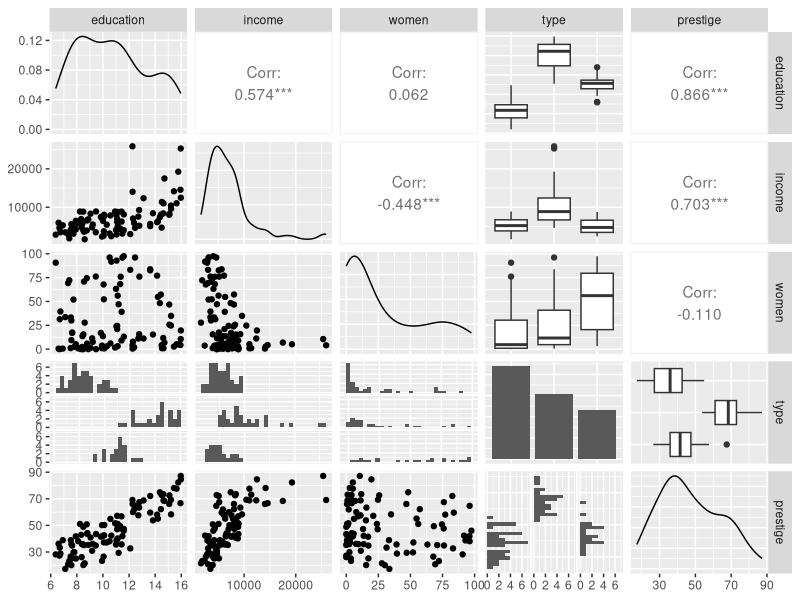
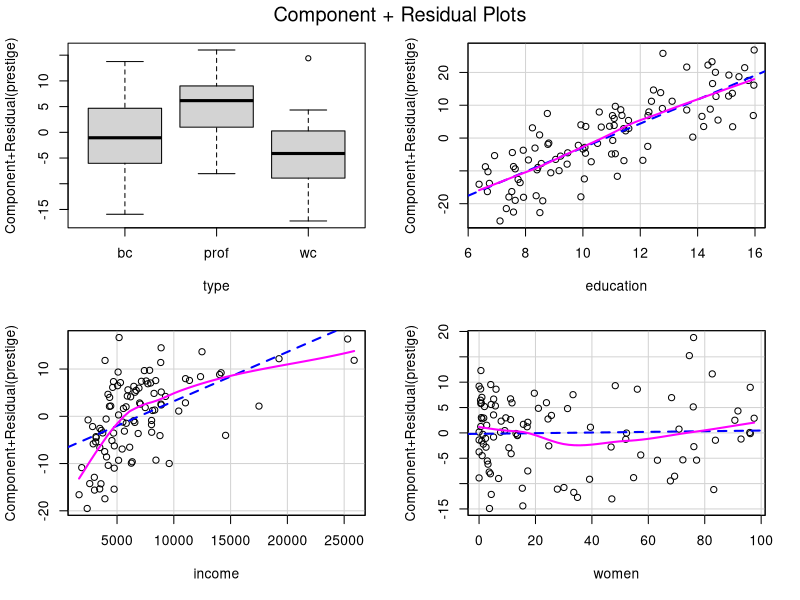
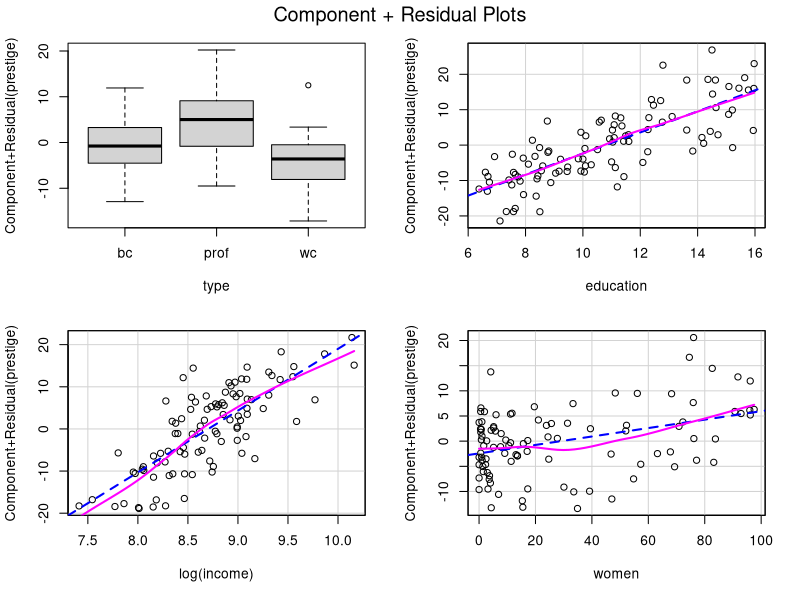
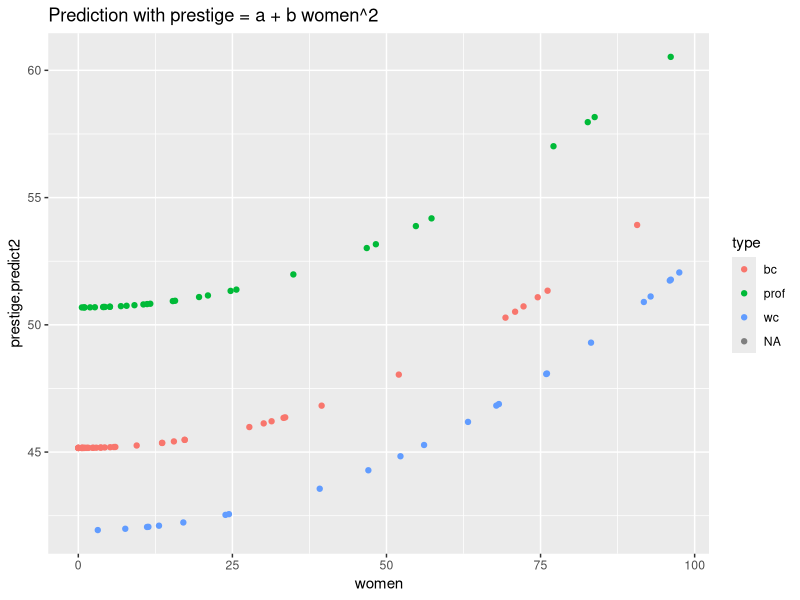
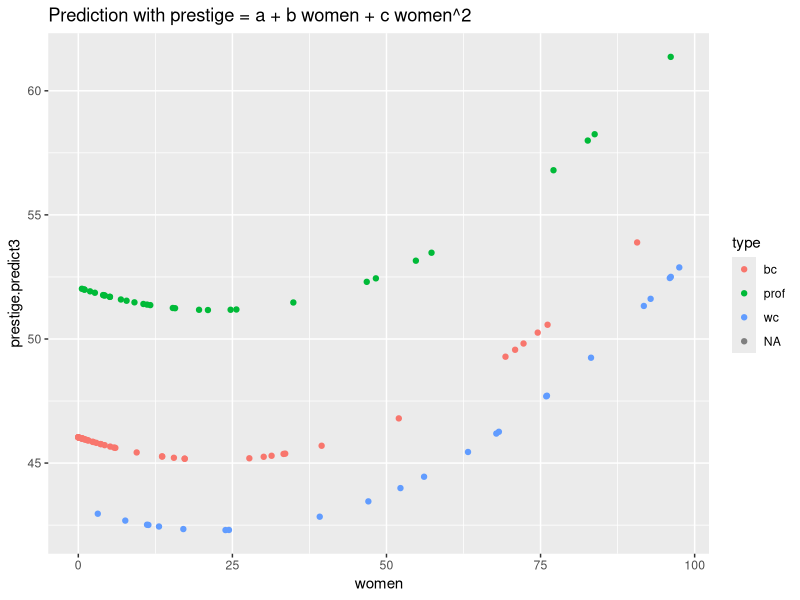
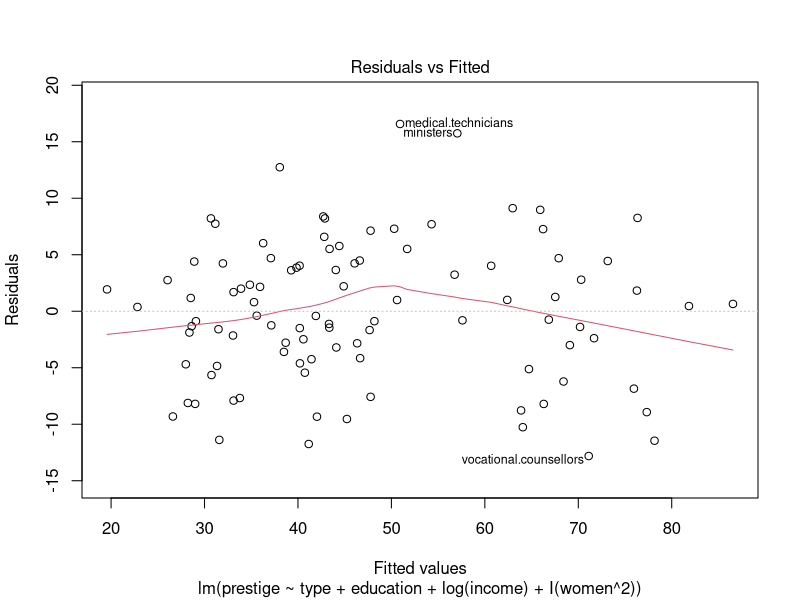
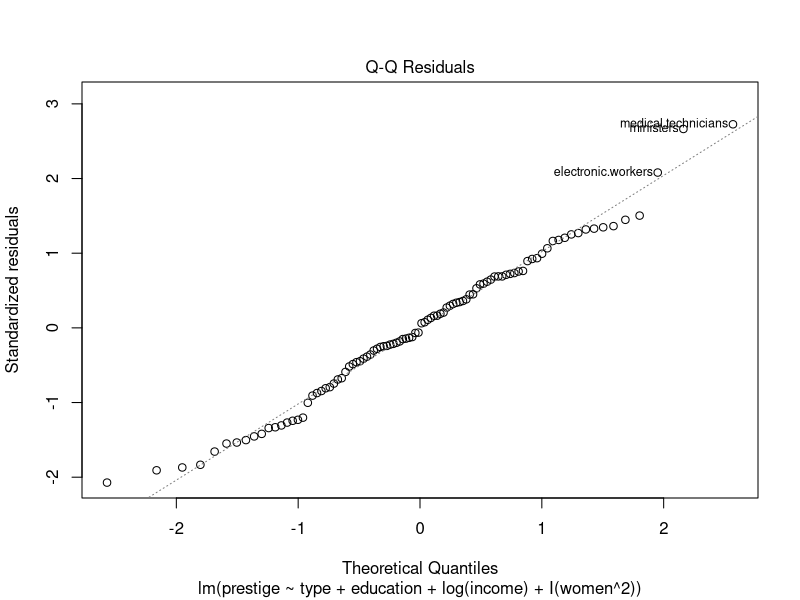
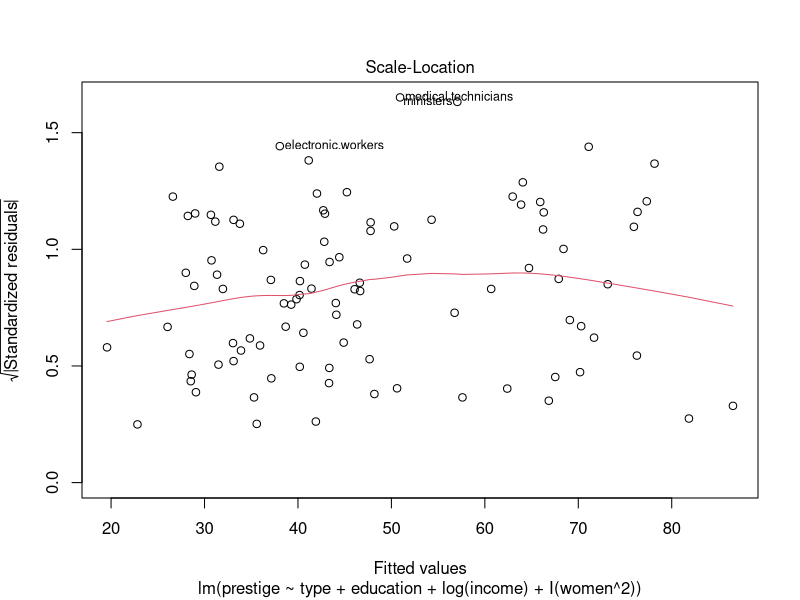

R code for these plots, in order:
## ---- chunk 1
library(dplyr)
library(ggplot2)
library(GGally) # for ggpairs
library(car) # for the diagnostic plots and the Prestige data
## ---- chunk 2
data(Prestige)
## ---- chunk 3
head(Prestige)
summary(Prestige)
## ---- chunk 4
# Note the filtering out of missing values before plotting and 
#  1) selecting to drop census, and put the dependent var on the bottom row
ggpairs(Prestige %>% filter(!is.na(type)) %>% select(education, income, women, type, prestige))
## ---- chunk 5
reg0 <- lm(prestige ~ type + education + income + women, data=Prestige)
summary(reg0)
## ---- chunk 6
crPlots(reg0)
## ---- chunk 7
reg1 <- lm(prestige ~ type + education + log(income) + women, data=Prestige)
summary(reg1)
crPlots(reg1)
## ---- chunk 8
# A fit with the parabola centered at women = 0
reg2 <- lm(prestige~type+education+log(income)+I(women^2), data=Prestige)
summary(reg2)
# A fit with the parabola centered somewhere else...
reg3 <- lm(prestige~type+education+log(income)+ women + I(women^2), data=Prestige)
summary(reg3)
## ---- chunk 9
# First, copy the data, but then fix eduation and income to set values
pred.data <- Prestige %>% mutate(education=12, income=5000)
# Now, do the predictions
pred.data$prestige.predict2 <- predict(reg2, newdata = pred.data)
pred.data$prestige.predict3 <- predict(reg3, newdata = pred.data)
# And plot
ggplot(pred.data) + geom_point(aes(x=women, y=prestige.predict2, color=type))+
  labs(title = "Prediction with prestige = a + b women^2")
ggplot(pred.data) + geom_point(aes(x=women, y=prestige.predict3, color=type)) +
  labs(title = "Prediction with prestige = a + b women + c women^2")

## ---- chunk 10
Prestige %>% arrange(desc(women))
## ---- chunk 11
Prestige %>% mutate(occ=row.names(.))  %>% arrange(desc(women))
## ---- chunk 12
plot(reg2)
## ---- chunk 13
residualPlots(reg2)
## ---- chunk 14
ggpairs( Prestige %>% filter(!is.na(type)) %>% mutate(loginc = log(income), wom_sq = women^2) %>% select(education, loginc, wom_sq, type, prestige))
## ---- chunk 15
summary(lm(prestige~I(women^2), data=Prestige))
## ---- chunk 16
reg4 <- lm(prestige~type + log(income)*education + log(income)*I(women^2), data=Prestige)
summary(reg4)
## ---- chunk 17
reg5 <- lm(prestige~type + log(income)*education, data=Prestige)
anova(reg4, reg5)
## ---- chunk 18
reg6 <- lm(prestige~type + log(income)*education + I(women^2), data=Prestige)
summary(reg6)
anova(reg6, reg4) # Compare with the big model
anova(reg6, reg2) # Compare with the smaller model
## ---- chunk 19
residualPlots(reg6)
## ---- chunk 20
avPlots(reg6)
## ---- chunk 21
plot(reg6)
## ---- chunk 22
# First, copy the data, but then fix eduation and income to set values
pred.data <- Prestige
# Now, group the income data.  There is a little bit of magic here
# %/% will divide by eliminate the remainder.
#  So look at how I can group these face education numbers...
seq(0,20)
(seq(0,20) %/% 4) * 4
# Now, do the predictions
pred.data$education <- (pred.data$education %/% 3)*3
pred.data$women <- 10 # Fix women
pred.data$type <- 'wc' # Fix type
pred.data$prestige.predict6 <- predict(reg6, newdata = pred.data)
ggplot(pred.data) + geom_point(aes(x=log(income), y=prestige.predict6, color=factor(education)))
